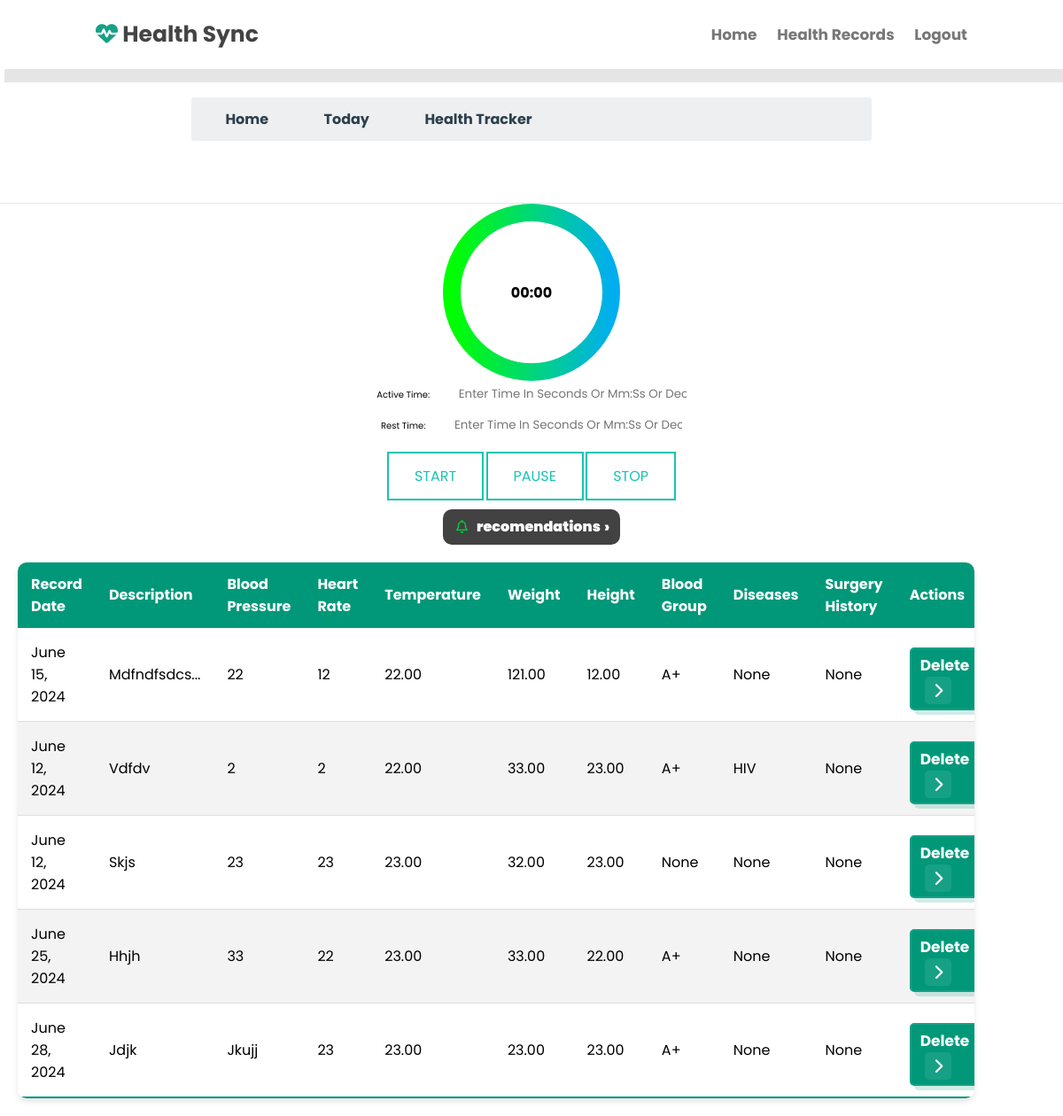
/medicine/ (signed in), run on an earlier commit of the app's database.
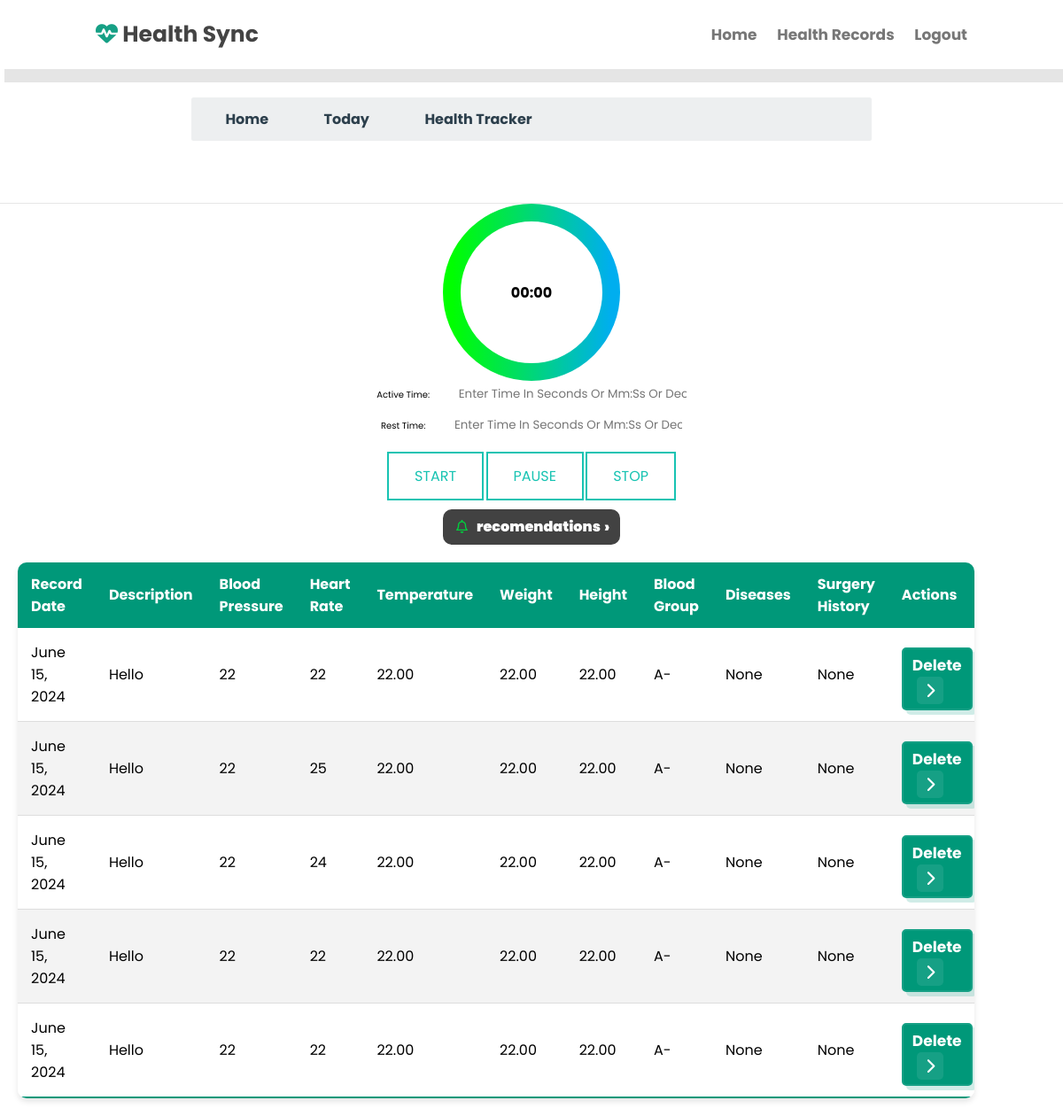
And on a later commit of the database.
### core/models.py (models this page shows, shortened)
class HealthRecord(models.Model):
    BLOOD_GROUP_CHOICES = [
        ('A+', 'A+'),
        ('A-', 'A-'),
        ('B+', 'B+'),
        ('B-', 'B-'),
        ('AB+', 'AB+'),
        ('AB-', 'AB-'),
        ('O+', 'O+'),
        ('O-', 'O-'),
    ]
    DISEASE_CHOICES = [
        ('None', 'None'),
        ('HIV', 'HIV'),
        ('COVID', 'COVID'),
        ('Diabetes', 'Diabetes'),
        ('Hypertension', 'Hypertension'),
        ('Cancer', 'Cancer'),
    ]
    SURGERY_CHOICES = [
        ('None', 'None'),
        ('Appendectomy', 'Appendectomy'),
        ('Cardiac Surgery', 'Cardiac Surgery'),
        ('Orthopedic Surgery', 'Orthopedic Surgery'),
        ('Neurosurgery', 'Neurosurgery'),
    ]
    patient = models.ForeignKey(User, on_delete=models.CASCADE, related_name='health_records')
    record_date = models.DateField()
    description = models.TextField()
    blood_pressure = models.CharField(max_length=10, blank=True, null=True)
    heart_rate = models.IntegerField(blank=True, null=True)
    temperature = models.DecimalField(max_digits=5, decimal_places=2, blank=True, null=True)
    weight = models.DecimalField(max_digits=5, decimal_places=2, blank=True, null=True)
    height = models.DecimalField(max_digits=5, decimal_places=2, blank=True, null=True)
    notes = models.TextField(blank=True, null=True)
    blood_group = models.CharField(max_length=3, choices=BLOOD_GROUP_CHOICES, blank=True, null=True)
    diseases = models.CharField(max_length=20, choices=DISEASE_CHOICES, default='None')
    surgery_history = models.CharField(max_length=50, choices=SURGERY_CHOICES, default='None')

### core/views.py (the view)
# urls.py: path('medicine/', views.medicine, name='medicine'),
def medicine(request):
    records = HealthRecord.objects.filter(patient=request.user)
    context = {
        'records': records,
    }
    return render(request, 'medicine.html', context)

### core/templates/medicine.html (shortened to what this page needs)
{% load static %}
{% include 'header.html' %}<!DOCTYPE html>
<html lang="en">
<head>
</head>
<body>
    <section>
        <nav style="margin-top: 50px;" >
            <ol class="cd-breadcrumb custom-separator custom-icons">
                <li><a href="#0">Home</a></li>
                <li><a href="#0">Today</a></li>
                <li><a href="#0">Health Tracker</a></li>
            </ol>
        </nav>
    </section>
	<center>
	<div class="codntainer">
		<div class="circle-container">
		  <div class="timer-text" id="timerText">00:00</div>
		</div>
		<label class="Margin" for="activeTime">Active Time: </label>
		<input type="text" style="margin-left: 30px; height: 30px;" id="activeTime" placeholder="Enter time in seconds or mm:ss or decimal format">
		<label class="Margin" for="restTime">Rest Time: </label>
		<input type="text" style="margin-left: 30px; height: 30px;" id="restTime" placeholder="Enter time in seconds or mm:ss or decimal format">
		<div class="button-container">
		<button id="startBtn">Start</button>
		<button id="pauseBtn">Pause</button>
		<button id="stopBtn">Stop</button>
		</div>
	  </div>
	</center>
	<center>
    <a href="{% url 'vision' %}">
	<button class="button_x">
	    Recomendations
	   <div class="arrow">›</div>
	 </button>
    </a>
	</center>
	<!DOCTYPE html>
	<html lang="en">
	<head>
	</head>
	<body>
		<div class="table-container">
			<table>
				<thead>
					<tr>
						<th>Record Date</th>
						<th>Description</th>
						<th>Blood Pressure</th>
						<th>Heart Rate</th>
						<th>Temperature</th>
						<th>Weight</th>
						<th>Height</th>
						<th>Blood Group</th>
						<th>Diseases</th>
						<th>Surgery History</th>
						<th>Actions</th>
					</tr>
				</thead>
				<tbody>
					{% for record in records %}
						<tr>
							<td data-label="Record Date">{{ record.record_date }}</td>
							<td data-label="Description">
								{% if record.description|length > 20 %}
									{{ record.description|slice:":10" }}...
								{% else %}
									{{ record.description }}
								{% endif %}
							</td>
							<td data-label="Blood Pressure">{{ record.blood_pressure }}</td>
							<td data-label="Heart Rate">{{ record.heart_rate }}</td>
							<td data-label="Temperature">{{ record.temperature }}</td>
							<td data-label="Weight">{{ record.weight }}</td>
							<td data-label="Height">{{ record.height }}</td>
							<td data-label="Blood Group">{{ record.blood_group }}</td>
							<td data-label="Diseases">{{ record.diseases }}</td>
							<td data-label="Surgery History">{{ record.surgery_history }}</td>
							<td data-label="Actions">
								<a href="{% url 'delete_health_record' record.id %}" class="btn">
									delete <span class="fas fa-chevron-right"></span>
								</a>
							</td>
						</tr>
					{% endfor %}
				</tbody>
			</table>
		</div>
	</body>
	</html>

### core/templates/header.html (shortened to what this page needs)
{% load static %}
<!DOCTYPE html>
<html lang="pt-br">
  <head>
    <link
      rel="stylesheet"
      href="https://cdnjs.cloudflare.com/ajax/libs/font-awesome/6.3.0/css/all.min.css"
    />
    <link href="https://cdn.tailwindcss.com" rel="stylesheet">
    <link href="https://cdn.tailwindcss.com/2.2.19/tailwind.min.css" rel="stylesheet">
    <link rel="stylesheet" href="{% static 'img/style.css' %}" />
  </head>
  <body>
    <header class="header">
      <a href="#" class="logo" style="font-weight: bold;"><i class="fas fa-heartbeat"></i> health sync </a>
      <nav class="navbar">
        {% if user.id %}
        <a href="{% url 'home' %}">Home</a>
        <a href="{% url 'add_health_record' %}">health records</a>
        <a href="{% url 'logout' %}">logout</a>
        {% endif %}
      </nav>
    </header>

### static/img/style.css (style rules this page uses)
:root { --green: #16a085; --black: #444; --light-color: #777; --box-shadow: 0.5rem 0.5rem 0 rgba(22, 160, 133, 0.2); --text-shadow: 0.4rem 0.4rem 0 rgba(0, 0, 0, 0.2); --border: 0.2rem solid var(--green); }
* { font-family: "Poppins", sans-serif; margin: 0; padding: 0; box-sizing: border-box; outline: none; border: none; text-transform: capitalize; transition: all 0.2s ease-out; text-decoration: none; }
html { font-size: 62.5%; overflow-x: hidden; scroll-padding-top: 7rem; scroll-behavior: smooth; }
section { padding: 2rem 9%; }
.btn { display: inline-block; margin-top: 1rem; padding: 0.5rem; padding-left: 1rem; border: var(--border); border-radius: 0.5rem; box-shadow: var(--box-shadow); color: var(--green); cursor: pointer; font-size: 1.7rem; background: #fff; }
.btn span { padding: 0.7rem 1rem; border-radius: 0.5rem; background: var(--green); color: #fff; margin-left: 0.5rem; }
.header { padding: 2rem 9%; position: fixed; top: 0; left: 0; right: 0; z-index: 1000; box-shadow: 0.5rem 1.5rem rgba(0, 0, 0, 0.1); display: flex; align-items: center; justify-content: space-between; background: #fff; }
.header .logo { font-size: 2.5rem; color: var(--black); }
.header .logo i { color: var(--green); }
.header .navbar a { font-size: 1.7rem; color: var(--light-color); margin-left: 2rem; }

### core/templates/header.html (style rules this page uses)
a { font-weight: bold; }
body { font-family: Poppins; }

What changed in the data, as far as the page shows it:
removed HealthRecord: record_date "June 15, 2024", description "Mdfndfsdcs", blood_pressure "22", heart_rate "12", temperature "22.00", weight "121.00", height "12.00", blood_group "A+", diseases "None", surgery_history "None"
removed HealthRecord: record_date "June 12, 2024", description "Vdfdv", blood_pressure "2", heart_rate "2", temperature "22.00", weight "33.00", height "23.00", blood_group "A+", diseases "HIV", surgery_history "None"
removed HealthRecord: record_date "June 12, 2024", description "Skjs", blood_pressure "23", heart_rate "23", temperature "23.00", weight "32.00", height "23.00", blood_group "None", diseases "None", surgery_history "None"
removed HealthRecord: record_date "June 25, 2024", description "Hhjh", blood_pressure "33", heart_rate "22", temperature "23.00", weight "33.00", height "22.00", blood_group "A+", diseases "None", surgery_history "None"
removed HealthRecord: record_date "June 28, 2024", description "Jdjk", blood_pressure "Jkujj", heart_rate "23", temperature "23.00", weight "23.00", height "23.00", blood_group "A+", diseases "None", surgery_history "None"
added HealthRecord: record_date "June 15, 2024", description "Hello", blood_pressure "22", heart_rate "22", temperature "22.00", weight "22.00", height "22.00", blood_group "A-", diseases "None", surgery_history "None"
added HealthRecord: record_date "June 15, 2024", description "Hello", blood_pressure "22", heart_rate "25", temperature "22.00", weight "22.00", height "22.00", blood_group "A-", diseases "None", surgery_history "None"
added HealthRecord: record_date "June 15, 2024", description "Hello", blood_pressure "22", heart_rate "24", temperature "22.00", weight "22.00", height "22.00", blood_group "A-", diseases "None", surgery_history "None"
added HealthRecord: record_date "June 15, 2024", description "Hello", blood_pressure "22", heart_rate "22", temperature "22.00", weight "22.00", height "22.00", blood_group "A-", diseases "None", surgery_history "None"
added HealthRecord: record_date "June 15, 2024", description "Hello", blood_pressure "22", heart_rate "22", temperature "22.00", weight "22.00", height "22.00", blood_group "A-", diseases "None", surgery_history "None"
